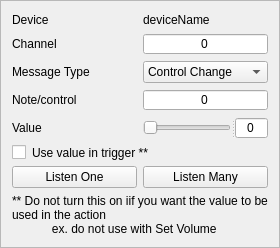
        <widget class="QFrame" name="wid_midi">
         <property name="sizePolicy">
          <sizepolicy hsizetype="Preferred" vsizetype="Fixed">
           <horstretch>0</horstretch>
           <verstretch>0</verstretch>
          </sizepolicy>
         </property>
         <property name="minimumSize">
          <size>
           <width>0</width>
           <height>200</height>
          </size>
         </property>
         <property name="styleSheet">
          <string notr="true">border-color: rgb(0, 170, 255);</string>
         </property>
         <property name="frameShape">
          <enum>QFrame::StyledPanel</enum>
         </property>
         <property name="lineWidth">
          <number>3</number>
         </property>
         <layout class="QGridLayout" name="gridLayout_29">
          <item row="4" column="1">
           <widget class="QSplitter" name="splitter">
            <property name="sizePolicy">
             <sizepolicy hsizetype="MinimumExpanding" vsizetype="Fixed">
              <horstretch>0</horstretch>
              <verstretch>0</verstretch>
             </sizepolicy>
            </property>
            <property name="minimumSize">
             <size>
              <width>0</width>
              <height>15</height>
             </size>
            </property>
            <property name="orientation">
             <enum>Qt::Horizontal</enum>
            </property>
            <widget class="QSlider" name="slider_value">
             <property name="enabled">
              <bool>false</bool>
             </property>
             <property name="sizePolicy">
              <sizepolicy hsizetype="MinimumExpanding" vsizetype="Fixed">
               <horstretch>0</horstretch>
               <verstretch>0</verstretch>
              </sizepolicy>
             </property>
             <property name="minimumSize">
              <size>
               <width>0</width>
               <height>15</height>
              </size>
             </property>
             <property name="maximum">
              <number>127</number>
             </property>
             <property name="orientation">
              <enum>Qt::Horizontal</enum>
             </property>
            </widget>
            <widget class="QSpinBox" name="spinbox_value">
             <property name="sizePolicy">
              <sizepolicy hsizetype="MinimumExpanding" vsizetype="Fixed">
               <horstretch>0</horstretch>
               <verstretch>0</verstretch>
              </sizepolicy>
             </property>
             <property name="minimumSize">
              <size>
               <width>0</width>
               <height>15</height>
              </size>
             </property>
             <property name="alignment">
              <set>Qt::AlignCenter</set>
             </property>
             <property name="readOnly">
              <bool>true</bool>
             </property>
             <property name="buttonSymbols">
              <enum>QAbstractSpinBox::NoButtons</enum>
             </property>
             <property name="maximum">
              <number>127</number>
             </property>
            </widget>
           </widget>
          </item>
          <item row="7" column="0" colspan="2">
           <widget class="QLabel" name="label_3">
            <property name="text">
             <string>** Do not turn this on iif you want the value to be used in the action
            ex. do not use with Set Volume </string>
            </property>
            <property name="textFormat">
             <enum>Qt::PlainText</enum>
            </property>
            <property name="wordWrap">
             <bool>true</bool>
            </property>
           </widget>
          </item>
          <item row="0" column="0">
           <widget class="QLabel" name="label_72">
            <property name="sizePolicy">
             <sizepolicy hsizetype="MinimumExpanding" vsizetype="Fixed">
              <horstretch>0</horstretch>
              <verstretch>0</verstretch>
             </sizepolicy>
            </property>
            <property name="minimumSize">
             <size>
              <width>0</width>
              <height>15</height>
             </size>
            </property>
            <property name="text">
             <string>Device</string>
            </property>
           </widget>
          </item>
          <item row="6" column="0">
           <widget class="QPushButton" name="btn_Listen_one">
            <property name="sizePolicy">
             <sizepolicy hsizetype="MinimumExpanding" vsizetype="Fixed">
              <horstretch>0</horstretch>
              <verstretch>0</verstretch>
             </sizepolicy>
            </property>
            <property name="minimumSize">
             <size>
              <width>0</width>
              <height>15</height>
             </size>
            </property>
            <property name="text">
             <string>Listen One</string>
            </property>
            <property name="checkable">
             <bool>true</bool>
            </property>
           </widget>
          </item>
          <item row="1" column="1">
           <widget class="QSpinBox" name="sb_channel">
            <property name="sizePolicy">
             <sizepolicy hsizetype="MinimumExpanding" vsizetype="Fixed">
              <horstretch>0</horstretch>
              <verstretch>0</verstretch>
             </sizepolicy>
            </property>
            <property name="minimumSize">
             <size>
              <width>0</width>
              <height>15</height>
             </size>
            </property>
            <property name="alignment">
             <set>Qt::AlignCenter</set>
            </property>
            <property name="readOnly">
             <bool>true</bool>
            </property>
            <property name="buttonSymbols">
             <enum>QAbstractSpinBox::NoButtons</enum>
            </property>
            <property name="maximum">
             <number>16</number>
            </property>
           </widget>
          </item>
          <item row="0" column="1">
           <widget class="QLabel" name="mapping_lbl_device_name">
            <property name="sizePolicy">
             <sizepolicy hsizetype="MinimumExpanding" vsizetype="Fixed">
              <horstretch>0</horstretch>
              <verstretch>0</verstretch>
             </sizepolicy>
            </property>
            <property name="minimumSize">
             <size>
              <width>0</width>
              <height>15</height>
             </size>
            </property>
            <property name="text">
             <string>deviceName</string>
            </property>
           </widget>
          </item>
          <item row="1" column="0">
           <widget class="QLabel" name="label_85">
            <property name="sizePolicy">
             <sizepolicy hsizetype="MinimumExpanding" vsizetype="Fixed">
              <horstretch>0</horstretch>
              <verstretch>0</verstretch>
             </sizepolicy>
            </property>
            <property name="minimumSize">
             <size>
              <width>0</width>
              <height>15</height>
             </size>
            </property>
            <property name="text">
             <string>Channel</string>
            </property>
           </widget>
          </item>
          <item row="2" column="0">
           <widget class="QLabel" name="label_73">
            <property name="sizePolicy">
             <sizepolicy hsizetype="MinimumExpanding" vsizetype="Fixed">
              <horstretch>0</horstretch>
              <verstretch>0</verstretch>
             </sizepolicy>
            </property>
            <property name="minimumSize">
             <size>
              <width>0</width>
              <height>15</height>
             </size>
            </property>
            <property name="text">
             <string>Message Type</string>
            </property>
           </widget>
          </item>
          <item row="3" column="0">
           <widget class="QLabel" name="label_86">
            <property name="sizePolicy">
             <sizepolicy hsizetype="MinimumExpanding" vsizetype="Fixed">
              <horstretch>0</horstretch>
              <verstretch>0</verstretch>
             </sizepolicy>
            </property>
            <property name="minimumSize">
             <size>
              <width>0</width>
              <height>15</height>
             </size>
            </property>
            <property name="text">
             <string>Note/control</string>
            </property>
           </widget>
          </item>
          <item row="2" column="1">
           <widget class="QComboBox" name="cb_mtype">
            <property name="sizePolicy">
             <sizepolicy hsizetype="MinimumExpanding" vsizetype="Fixed">
              <horstretch>0</horstretch>
              <verstretch>0</verstretch>
             </sizepolicy>
            </property>
            <property name="minimumSize">
             <size>
              <width>0</width>
              <height>20</height>
             </size>
            </property>
            <item>
             <property name="text">
              <string>Control Change</string>
             </property>
            </item>
            <item>
             <property name="text">
              <string>Note Off</string>
             </property>
            </item>
            <item>
             <property name="text">
              <string>Program Change</string>
             </property>
            </item>
            <item>
             <property name="text">
              <string>Pitch Bend</string>
             </property>
            </item>
            <item>
             <property name="text">
              <string>Note On</string>
             </property>
            </item>
           </widget>
          </item>
          <item row="6" column="1">
           <widget class="QPushButton" name="btn_Listen_many">
            <property name="sizePolicy">
             <sizepolicy hsizetype="MinimumExpanding" vsizetype="Fixed">
              <horstretch>0</horstretch>
              <verstretch>0</verstretch>
             </sizepolicy>
            </property>
            <property name="minimumSize">
             <size>
              <width>0</width>
              <height>15</height>
             </size>
            </property>
            <property name="text">
             <string>Listen Many</string>
            </property>
            <property name="checkable">
             <bool>true</bool>
            </property>
           </widget>
          </item>
          <item row="4" column="0">
           <widget class="QLabel" name="label_4">
            <property name="sizePolicy">
             <sizepolicy hsizetype="MinimumExpanding" vsizetype="Fixed">
              <horstretch>0</horstretch>
              <verstretch>0</verstretch>
             </sizepolicy>
            </property>
            <property name="minimumSize">
             <size>
              <width>0</width>
              <height>15</height>
             </size>
            </property>
            <property name="text">
             <string>Value</string>
            </property>
           </widget>
          </item>
          <item row="3" column="1">
           <widget class="QSpinBox" name="sb_norc">
            <property name="sizePolicy">
             <sizepolicy hsizetype="MinimumExpanding" vsizetype="Fixed">
              <horstretch>0</horstretch>
              <verstretch>0</verstretch>
             </sizepolicy>
            </property>
            <property name="minimumSize">
             <size>
              <width>0</width>
              <height>15</height>
             </size>
            </property>
            <property name="alignment">
             <set>Qt::AlignCenter</set>
            </property>
            <property name="readOnly">
             <bool>true</bool>
            </property>
            <property name="buttonSymbols">
             <enum>QAbstractSpinBox::NoButtons</enum>
            </property>
            <property name="maximum">
             <number>127</number>
            </property>
           </widget>
          </item>
          <item row="5" column="0" colspan="2">
           <widget class="QCheckBox" name="check_use_value">
            <property name="text">
             <string>Use value in trigger **</string>
            </property>
           </widget>
          </item>
         </layout>
        </widget>
